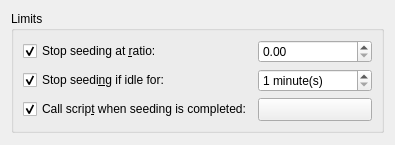
     <widget class="QWidget" name="seedingTab">
      <attribute name="title">
       <string>Seeding</string>
      </attribute>
      <layout class="QVBoxLayout" name="seedingTabLayout">
       <item>
        <widget class="QGroupBox" name="limitsSection">
         <property name="title">
          <string>Limits</string>
         </property>
         <layout class="QGridLayout" name="limitsSectionLayout" columnstretch="0,1">
          <item row="0" column="0">
           <widget class="QCheckBox" name="ratioLimitCheck">
            <property name="text">
             <string>Stop seeding at &amp;ratio:</string>
            </property>
            <property name="checked">
             <bool>true</bool>
            </property>
           </widget>
          </item>
          <item row="0" column="1">
           <widget class="QDoubleSpinBox" name="ratioLimitSpin">
            <property name="maximum">
             <double>999999999.000000000000000</double>
            </property>
            <property name="singleStep">
             <double>0.500000000000000</double>
            </property>
           </widget>
          </item>
          <item row="1" column="0">
           <widget class="QCheckBox" name="idleLimitCheck">
            <property name="text">
             <string>Stop seedi&amp;ng if idle for:</string>
            </property>
            <property name="checked">
             <bool>true</bool>
            </property>
           </widget>
          </item>
          <item row="1" column="1">
           <widget class="QSpinBox" name="idleLimitSpin">
            <property name="suffix">
             <string notr="true"> minute(s)</string>
            </property>
            <property name="minimum">
             <number>1</number>
            </property>
            <property name="maximum">
             <number>40320</number>
            </property>
            <property name="singleStep">
             <number>5</number>
            </property>
           </widget>
          </item>
          <item row="2" column="0">
           <widget class="QCheckBox" name="doneSeedingScriptCheck">
            <property name="text">
             <string>Call scrip&amp;t when seeding is completed:</string>
            </property>
            <property name="checked">
             <bool>true</bool>
            </property>
           </widget>
          </item>
          <item row="2" column="1">
           <widget class="QStackedWidget" name="doneSeedingScriptStack">
            <property name="sizePolicy">
             <sizepolicy hsizetype="Preferred" vsizetype="Fixed">
              <horstretch>0</horstretch>
              <verstretch>0</verstretch>
             </sizepolicy>
            </property>
            <widget class="PathButton" name="doneSeedingScriptButton"/>
            <widget class="QLineEdit" name="doneSeedingScriptEdit"/>
           </widget>
          </item>
         </layout>
        </widget>
       </item>
       <item>
        <spacer name="seedingTabBottomSpacer">
         <property name="orientation">
          <enum>Qt::Vertical</enum>
         </property>
         <property name="sizeHint" stdset="0">
          <size>
           <width>1</width>
           <height>1</height>
          </size>
         </property>
        </spacer>
       </item>
      </layout>
     </widget>
